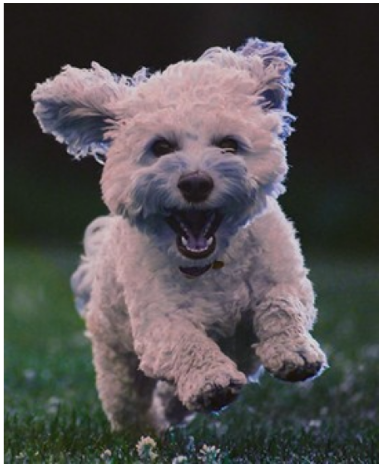
#> input picture orig.png, 384 x 469 px
$ python RotaPrueba1.py
#> lines starting #> are read from the running program, lines starting #| are printed output that depends on the picture


import cv2 as cv
import numpy as np
#import imutils
import math

def rotar_imagen(image):
    img = image.copy()
    ancho = img.shape[1]  #Columnas
    alto = img.shape[0] #Filas

    # [6 lines of commented-out code are left out]

    def matrix_rotacion(img, angle):
        h, w = img.shape[:2]
        img_c = (w / 2, h / 2)
        rad = math.radians(angle)
        seno = math.sin(rad)
        coseno = math.cos(rad)
        b_w = int((h * abs(seno)) + (w * abs(coseno)))
        b_h = int((h * abs(coseno)) + (w * abs(seno)))
        mid_h = int((h+1)/2)
        mid_w = int((w+1)/2)
        A = np.float32([[coseno,seno],[-seno,coseno]])
        B = [[((1-coseno)*mid_w)-(seno*mid_h)],[(seno*mid_w)+(1-seno)*mid_h]]
        M = np.concatenate((A, B), axis=1)
        M[0, 2] += ((b_w / 2) - img_c[0])
        M[1, 2] += ((b_h / 2) - img_c[1])
        return M


    def Affines(image,M,dim ) :
            fil , col = image.shape [0:2]#tomamos las dimensiones
            #img_res = np.zeros ([ dim[1],dim[0],3] , dtype = np . uint8 )
            image_res=np.zeros((fil,col,3),np.uint8)#Creamos nuestra matriz para la respuesta
            A = M [:2,:2]
            B = M [:,2:]
            for i in range ( fil ):#tomamos las dimensiones
                for j in range ( col ) :
                    res = np.dot(A,np.float32([[i],[j]]))+B #aplicamos la operacion A*M+B
                    res = np.uint32(res)
                    if res[0,0]>=dim[1] or res[1,0]>=dim[0]:
                        continue

                    image_res [res[0,0],res[1,0]] = image[i,j]#colocaos en su pixel correspondiente
            return image_res


    #Usaremos esta mejora para tener un resultado sin puntos negros
    def AffineMejorado(img,M):
        X=[0,0]
        h,w,c=img.shape
        img_out=np.zeros((h,w,c),np.uint8)#Creamos nuestra matriz para la respuesta
        iden=np.array([[M[1][1],M[1][0]],[M[0][1],M[0][0]]])
        B=np.array([[M[1][2]],[M[0][2]]])
        for i in range(h):
            for j in range(w):#tomamos las dimensiones
                vector=np.array([[i],[j]])
                Y=vector-B
                X=cv.solve(iden,Y)#aplicamos la operacion solve A*Y+X
                x=int(X[1][0][0])
                y=int(X[1][1][0])
                if(x<img_out.shape[0] and x>=0):
                    if(y<img_out.shape[1] and y>=0):

                        img_out[i][j]=img[x][y]#colocaos en su pixel correspondiente


        return img_out

    M = matrix_rotacion(imagen1,30)
    #M = matrix_rotacion(0.30, ancho//2, alto//2)
    #imageOut = Affines(img, M , (ancho, alto))
    #imageOut = Affines(img, M , (ancho, alto))
    imageOut = AffineMejorado(img, M)

    return imageOut

imagen1 = cv.imread("orig.png")
#> imagen1 is the input picture: shape (469, 384, 3); mean B, G, R 84.6, 84.4, 87.3
result = rotar_imagen(imagen1)
#> in rotar_imagen, `M = matrix_rotacion(imagen1,30)`: M = [[0.866, 0.5, -0.277], [-0.5, 0.866, 278]]
#> in AffineMejorado, `iden=np.array([[M[1][1],M[1][0]],[M[0][1],M[0][0]]])`: iden = [[0.866, -0.5], [0.5, 0.866]]
#> in AffineMejorado, `B=np.array([[M[1][2]],[M[0][2]]])`: B = [278, -0.277]
#> after the loop in AffineMejorado, `for i in range(h):`:
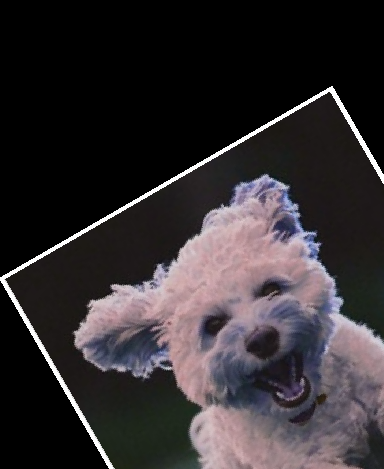
#> img_out: shape (469, 384, 3); mean B, G, R 49.7, 47, 51.9
cv.imwrite("Affine_ROTAPRUEBAsds.jpg", result)
cv.waitKey(0)

$ run again, with Mejor_Affine_Rotacion.jpg saved as orig.png
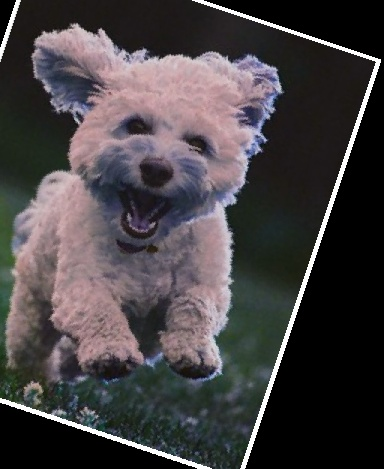
#> input picture Mejor_Affine_Rotacion.jpg, 384 x 469 px
#> imagen1 is the input picture: shape (469, 384, 3); mean B, G, R 67.3, 65.2, 69.6
#> in rotar_imagen, `M = matrix_rotacion(imagen1,30)`: M = [[0.866, 0.5, -0.277], [-0.5, 0.866, 278]]
#> iden = [[0.866, -0.5], [0.5, 0.866]]
#> in AffineMejorado, `B=np.array([[M[1][2]],[M[0][2]]])`: B = [278, -0.277]
#> after the loop in AffineMejorado, `for i in range(h):`:
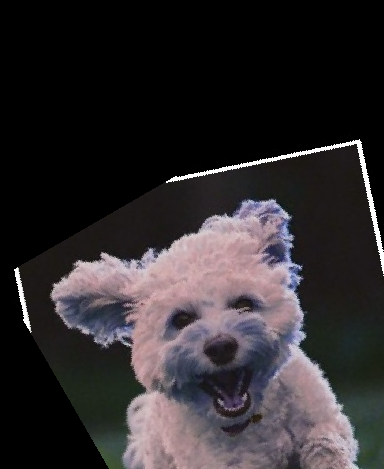
#> img_out: shape (469, 384, 3); mean B, G, R 46.5, 44.1, 48.4
